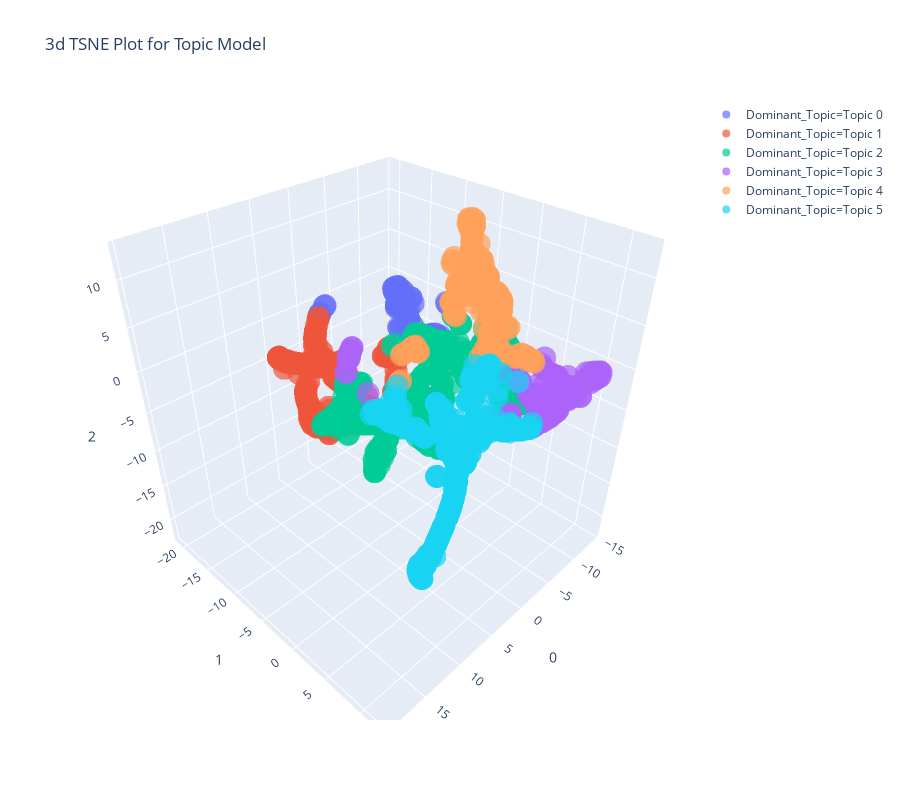

Here is the notebook cell this chart was saved with:
### Code cell
plot_model(lda, plot='TSNE',topic_num = 4)

### Figure 1 — Plotly figure (JSON) as saved in the notebook; plotly's stock layout.template omitted (floating-point values rounded to 4 significant figures; data arrays with more than 128 entries replaced by an {"elided": "..."} marker saying what was removed)
{"data": [{"hovertemplate": "Dominant_Topic=Topic 0<br>0=%{x}<br>1=%{y}<br>2=%{z}", "showlegend": true, "legendgroup": "Dominant_Topic=Topic 0", "name": "Dominant_Topic=Topic 0", "scene": "scene", "y": [-12.95, -9.265, -1.996, 1.132, -9.314, -2.966, -0.4238, -4.988, -7.991, -10.29, -8.901, -5.09, -8.766, -9.826, -0.7284, -2.359, -0.1209, -0.668, -8.875, -10.1, -5.165, -3.668, -8.189, -3.479, -8.315, -5.082, -9.867, -0.6268, -8.112, -9.03, -7.99, -9.82, -8.581, -4.721, -12.55, -8.048, -9.879, -4.947, -8.417, -9.547, -12.87, -3.176, -9.013, -10.15, -2.161, -4.644, -9.442, -9.342, -0.656, -2.21, -4.751, -2.032, -8.707, -5.019, -9.358, -1.005, -8.981, -8.303, -0.6613, -5.154, 9.165, -1.164, -12.96, -5.09, -2.154, -9.019, -9.204, -9.851, -0.4531, -1.032, -0.661, -4.22, -12.51, -8.724, -4.455, -9.663, -12.96, -9.307, -8.445, -9.277, -9.332, -7.891, -9.45, -10.31, -2.49, -8.825, -5.071, -1.953, -12.97, -8.557, -9.691, -8.43, -2.67, -3.874, -4.52, -8.612, -4.998, -1.95, -9.125, -8.976, -4.866, -3.527, -8.194, -9.995, -10.21, -3.947, -9.994, -5.009, -8.623, -4.693, -4.934, -5.129, -2.325, -0.7211, -3.874, -7.792, 0.4641, -9.267, -12.97, -9.508, -8.057, -4.83, -4.983, -4.615, -0.1402, -8.671, -10.08], "hoverlabel": {"namelength": 0}, "mode": "markers", "marker": {"color": "#636efa", "opacity": 0.7, "symbol": "circle"}, "x": [4.005, -10.52, 2.169, 0.9575, -9.806, 1.629, -0.4299, 0.7769, -9.844, -9.418, -9.303, 0.6074, -10.36, -9.51, 2.452, 1.977, -0.8397, -0.2232, -9.301, -8.877, 0.9932, 1.247, -10.43, 0.03572, -10.17, 1.023, -8.894, -0.285, -8.701, -8.277, -9.124, -10.49, -8.401, 1.079, 3.562, -9.679, -8.99, 1.099, -8.581, -10.12, 3.9, 1.547, -8.588, -8.946, 3.379, 0.9521, -9.635, -8.817, -0.2559, 2.074, 0.884, 2.14, -9.301, 0.7489, -9.222, 3.02, -9.95, -10.31, 2.505, 0.6733, -4.169, 2.54, 4.013, 0.6074, 2.092, -8.883, -10.68, -10.49, -0.4362, -3.12, -0.1806, 1.05, 3.518, -10.68, 0.3462, -8.432, 4.021, -9.877, -9.007, -9.601, -8.639, -9.954, -10.37, -9.544, -3.9, -10.13, 0.6045, 3.246, 4.031, -8.61, -8.464, -9.699, -3.963, -0.05835, 0.8636, -10.68, 0.7726, 3.496, -8.345, -9.324, 0.8322, 0.6395, -9.24, -10.11, -10.03, 0.7832, -9.543, 0.7654, -9.814, 0.88, 0.6797, 1.024, 1.992, -0.1759, -0.05832, -9.39, 0.3743, -10.77, 4.037, -9.399, -9.027, 1.075, 0.7814, 0.5858, -0.4053, -9.6, -9.941], "z": [3.483, -4.678, 6.519, -2.88, -3.604, 6.919, -3.484, 6.466, -3.362, -4.255, -5.19, 8.02, -3.009, -4.949, 4.418, 6.647, -2.012, -3.049, -4.257, -4.242, 8.233, 7.146, -3.931, 6.894, -3.278, 7.941, -3.136, -3.182, -3.92, -4.192, -4.438, -4.313, -3.841, 8.102, 4.52, -4.603, -4.782, 7.938, -4.479, -4.959, 3.77, 7.044, -4.727, -3.597, 6.108, 8.209, -4.192, -4.92, -3.122, 6.579, 8.374, 6.496, -2.759, 6.123, -3.863, 6.063, -4.115, -4.598, 4.482, 8.277, -2.899, 6.315, 3.457, 8.02, 6.572, -2.824, -3.508, -3.705, -3.499, 5.306, -2.929, 7.406, 4.621, -4.404, 7.842, -4.293, 3.432, -2.746, -4.921, -5.107, -3.128, -4.046, -3.046, -3.622, 5.76, -5.014, 7.995, 6.108, 3.406, -3.257, -3.755, -4.971, 5.826, 7.297, 7.59, -3.66, 6.399, 6.041, -3.552, -3.623, 8.43, 6.501, -3.056, -3.252, -3.958, 6.902, -3.054, 6.323, -2.785, 7.785, 8.385, 8.283, 6.645, -2.95, 7.297, -3.898, -2.991, -4.028, 3.393, -2.74, -3.465, 7.905, 6.519, 8.146, -3.176, -3.811, -4.584], "type": "scatter3d"}, {"hovertemplate": "Dominant_Topic=Topic 1<br>0=%{x}<br>1=%{y}<br>2=%{z}", "showlegend": true, "legendgroup": "Dominant_Topic=Topic 1", "name": "Dominant_Topic=Topic 1", "scene": "scene", "y": {"elided": "262 float values"}, "hoverlabel": {"namelength": 0}, "mode": "markers", "marker": {"color": "#EF553B", "opacity": 0.7, "symbol": "circle"}, "x": {"elided": "262 float values"}, "z": {"elided": "262 float values"}, "type": "scatter3d"}, {"hovertemplate": "Dominant_Topic=Topic 2<br>0=%{x}<br>1=%{y}<br>2=%{z}", "showlegend": true, "legendgroup": "Dominant_Topic=Topic 2", "name": "Dominant_Topic=Topic 2", "scene": "scene", "y": {"elided": "558 float values"}, "hoverlabel": {"namelength": 0}, "mode": "markers", "marker": {"color": "#00cc96", "opacity": 0.7, "symbol": "circle"}, "x": {"elided": "558 float values"}, "z": {"elided": "558 float values"}, "type": "scatter3d"}, {"hovertemplate": "Dominant_Topic=Topic 3<br>0=%{x}<br>1=%{y}<br>2=%{z}", "showlegend": true, "legendgroup": "Dominant_Topic=Topic 3", "name": "Dominant_Topic=Topic 3", "scene": "scene", "y": {"elided": "139 float values"}, "hoverlabel": {"namelength": 0}, "mode": "markers", "marker": {"color": "#ab63fa", "opacity": 0.7, "symbol": "circle"}, "x": {"elided": "139 float values"}, "z": {"elided": "139 float values"}, "type": "scatter3d"}, {"hovertemplate": "Dominant_Topic=Topic 4<br>0=%{x}<br>1=%{y}<br>2=%{z}", "showlegend": true, "legendgroup": "Dominant_Topic=Topic 4", "name": "Dominant_Topic=Topic 4", "scene": "scene", "y": {"elided": "223 float values"}, "hoverlabel": {"namelength": 0}, "mode": "markers", "marker": {"color": "#FFA15A", "opacity": 0.7, "symbol": "circle"}, "x": {"elided": "223 float values"}, "z": {"elided": "223 float values"}, "type": "scatter3d"}, {"hovertemplate": "Dominant_Topic=Topic 5<br>0=%{x}<br>1=%{y}<br>2=%{z}", "showlegend": true, "legendgroup": "Dominant_Topic=Topic 5", "name": "Dominant_Topic=Topic 5", "scene": "scene", "y": {"elided": "404 float values"}, "hoverlabel": {"namelength": 0}, "mode": "markers", "marker": {"color": "#19d3f3", "opacity": 0.7, "symbol": "circle"}, "x": {"elided": "404 float values"}, "z": {"elided": "404 float values"}, "type": "scatter3d"}], "layout": {"title": {"text": "3d TSNE Plot for Topic Model"}, "scene": {"domain": {"y": [0, 1], "x": [0, 1]}, "zaxis": {"title": {"text": "2"}}, "xaxis": {"title": {"text": "0"}}, "yaxis": {"title": {"text": "1"}}}, "height": 800, "width": 900, "legend": {"tracegroupgap": 0}}}
